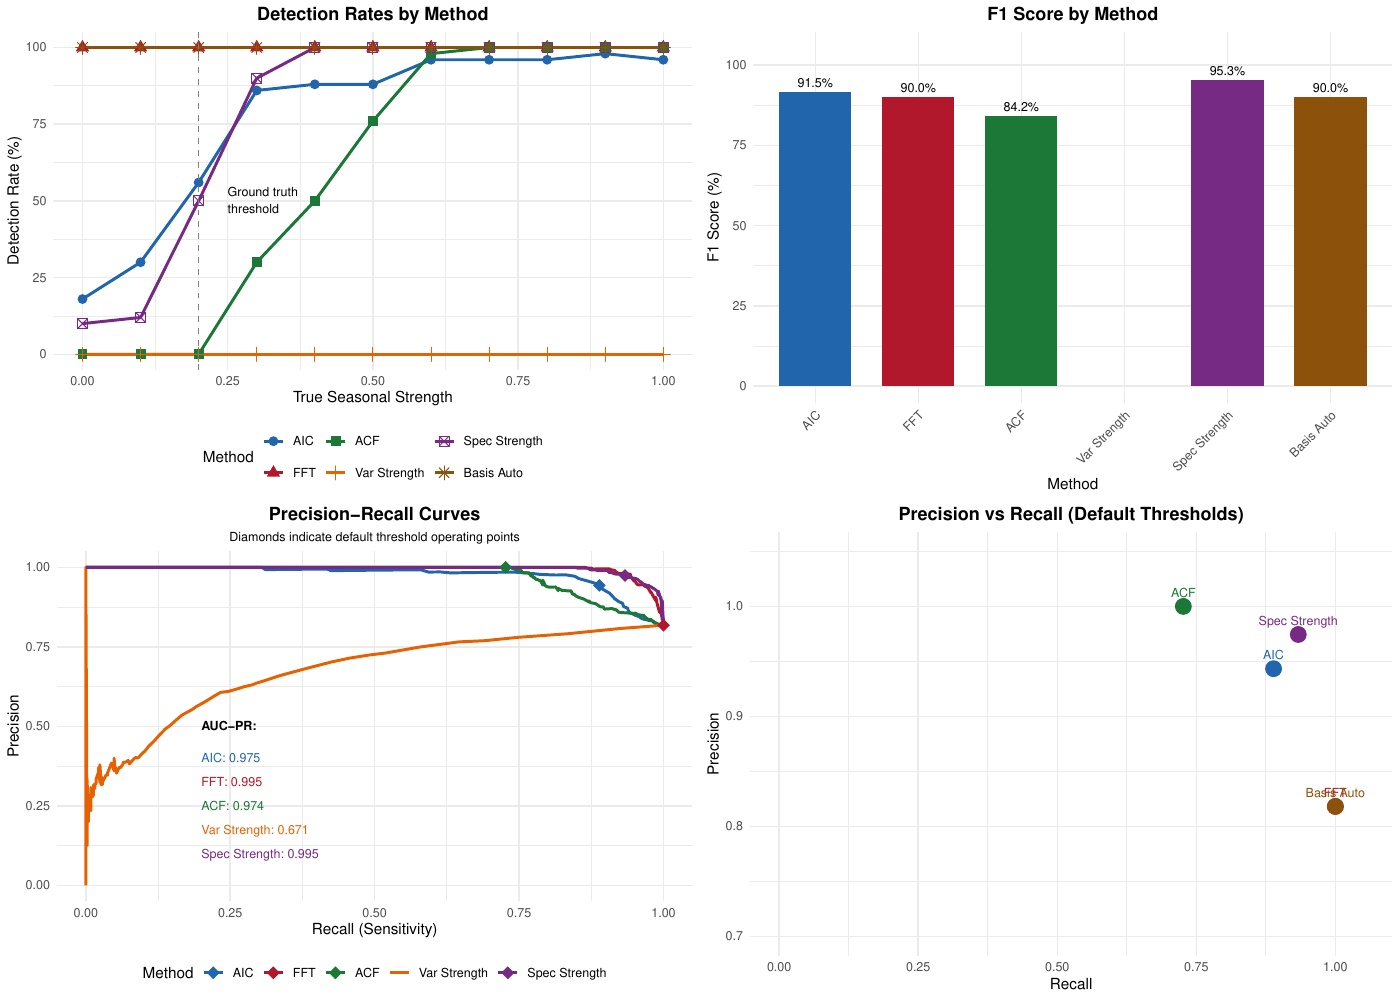

R code for this plot:
#!/usr/bin/env Rscript
# Seasonality Detection Method Comparison
#
# Compares different methods for detecting seasonality in functional data:
# 1. AIC comparison (Fourier vs P-spline)
# 2. FFT-based period estimation confidence
# 3. ACF-based period estimation confidence
# 4. Seasonal strength (variance method)
# 5. Seasonal strength (spectral method)
# 6. Automatic basis selection (select.basis.auto)
#
# Ground truth: simulated data with known seasonal strengths (0 to 1)

library(fdars)
library(ggplot2)
library(tidyr)
library(dplyr)

set.seed(42)

# --- Configuration ---
n_strengths <- 11           # Number of seasonal strength levels (0 to 1)
n_curves_per_strength <- 50 # Number of curves per strength level
n_years <- 5                # Number of years of monthly data
n_months <- n_years * 12    # Total number of monthly observations
noise_sd <- 0.3             # Standard deviation of noise

# Detection threshold for binary classification
# Methods return continuous scores; we threshold for detection rate
detection_thresholds <- list(
  aic_comparison = 0,           # Fourier AIC < P-spline AIC
  fft_confidence = 2.0,         # Power ratio threshold
  acf_confidence = 0.3,         # ACF peak threshold
  strength_variance = 0.3,      # Variance ratio threshold
  strength_spectral = 0.3,      # Spectral power threshold
  basis_auto = 0.5              # Already binary (uses internal threshold)
)

# Seasonal strengths to test (0 = no season, 1 = full season)
seasonal_strengths <- seq(0, 1, length.out = n_strengths)

# Time grid (monthly data normalized to [0, 1])
t <- seq(0, 1, length.out = n_months)

# --- Function to generate seasonal time series ---
generate_seasonal_curve <- function(t, strength, noise_sd = 0.3) {
  # Base trend (slow variation)
  trend <- 0.5 * sin(2 * pi * t) * 0.3

  # Seasonal component (annual cycle = 5 complete cycles over our time span)
  n_cycles <- length(t) / 12
  seasonal <- strength * sin(2 * pi * n_cycles * t)
  seasonal <- seasonal + strength * 0.3 * cos(4 * pi * n_cycles * t)

  # Noise
  noise <- rnorm(length(t), sd = noise_sd)

  return(trend + seasonal + noise)
}

# --- Detection method functions ---

# Method 1: AIC comparison (Fourier vs P-spline)
detect_aic_comparison <- function(fd_single, fourier_nbasis_range = seq(5, 21, by = 2),
                                   pspline_nbasis = 20) {
  # Find optimal Fourier AIC
  fourier_aics <- sapply(fourier_nbasis_range, function(k) {
    tryCatch(basis.aic(fd_single, nbasis = k, type = "fourier"), error = function(e) NA)
  })
  best_fourier_aic <- min(fourier_aics, na.rm = TRUE)

  # P-spline AIC with automatic lambda

  pspline_result <- tryCatch({
    pspline(fd_single, nbasis = pspline_nbasis, lambda.select = TRUE, criterion = "AIC")
  }, error = function(e) NULL)

  if (is.null(pspline_result) || is.na(best_fourier_aic)) {
    return(list(score = NA, detected = NA))
  }

  # Score: negative difference means Fourier is better (seasonal)
  score <- pspline_result$aic - best_fourier_aic
  detected <- score > 0  # Fourier wins = seasonal detected

  return(list(score = score, detected = detected))
}

# Method 2: FFT-based period estimation
detect_fft <- function(fd_single, expected_period = 12) {
  result <- tryCatch({
    estimate_period(fd_single, method = "fft", detrend = "linear")
  }, error = function(e) NULL)

  if (is.null(result)) {
    return(list(score = NA, detected = NA))
  }

  # Use confidence as score
  score <- result$confidence
  detected <- score > detection_thresholds$fft_confidence

  return(list(score = score, detected = detected))
}

# Method 3: ACF-based period estimation
detect_acf <- function(fd_single, expected_period = 12) {
  result <- tryCatch({
    estimate_period(fd_single, method = "acf", detrend = "linear")
  }, error = function(e) NULL)

  if (is.null(result)) {
    return(list(score = NA, detected = NA))
  }

  score <- result$confidence
  detected <- score > detection_thresholds$acf_confidence

  return(list(score = score, detected = detected))
}

# Method 4: Seasonal strength (variance method)
detect_strength_variance <- function(fd_single, period = 12) {
  score <- tryCatch({
    seasonal_strength(fd_single, period = period, method = "variance", detrend = "linear")
  }, error = function(e) NA)

  if (is.na(score)) {
    return(list(score = NA, detected = NA))
  }

  detected <- score > detection_thresholds$strength_variance

  return(list(score = score, detected = detected))
}

# Method 5: Seasonal strength (spectral method)
detect_strength_spectral <- function(fd_single, period = 12) {
  score <- tryCatch({
    seasonal_strength(fd_single, period = period, method = "spectral", detrend = "linear")
  }, error = function(e) NA)

  if (is.na(score)) {
    return(list(score = NA, detected = NA))
  }

  detected <- score > detection_thresholds$strength_spectral

  return(list(score = score, detected = detected))
}

# Method 6: Automatic basis selection
detect_basis_auto <- function(fd_single) {
  result <- tryCatch({
    select.basis.auto(fd_single, criterion = "AIC", use.seasonal.hint = TRUE)
  }, error = function(e) NULL)

  if (is.null(result)) {
    return(list(score = NA, detected = NA))
  }

  # seasonal.detected is already boolean
  detected <- result$seasonal.detected[1]
  # Score: 1 if detected, 0 if not
  score <- as.numeric(detected)

  return(list(score = score, detected = detected))
}

# --- Generate data and run detection ---
cat("=== Seasonality Detection Method Comparison ===\n\n")
cat("Generating seasonal time series data...\n")
cat(sprintf("  - %d seasonal strength levels (0 to 1)\n", n_strengths))
cat(sprintf("  - %d curves per strength level\n", n_curves_per_strength))
cat(sprintf("  - %d monthly observations per curve (%d years)\n", n_months, n_years))

# Store all results
results <- data.frame(
  strength = numeric(0),
  curve_id = integer(0),
  aic_score = numeric(0),
  aic_detected = logical(0),
  fft_score = numeric(0),
  fft_detected = logical(0),
  acf_score = numeric(0),
  acf_detected = logical(0),
  var_score = numeric(0),
  var_detected = logical(0),
  spec_score = numeric(0),
  spec_detected = logical(0),
  auto_score = numeric(0),
  auto_detected = logical(0)
)

# Process each strength level
for (i in seq_along(seasonal_strengths)) {
  strength <- seasonal_strengths[i]
  cat(sprintf("\nProcessing strength = %.1f...\n", strength))

  for (j in 1:n_curves_per_strength) {
    if (j %% 10 == 0) cat(sprintf("  Curve %d/%d\n", j, n_curves_per_strength))

    # Generate curve
    x <- generate_seasonal_curve(t, strength, noise_sd)
    fd <- fdata(matrix(x, nrow = 1), argvals = t, rangeval = c(0, 1))

    # Apply all detection methods
    aic_result <- detect_aic_comparison(fd)
    fft_result <- detect_fft(fd)
    acf_result <- detect_acf(fd)
    var_result <- detect_strength_variance(fd)
    spec_result <- detect_strength_spectral(fd)
    auto_result <- detect_basis_auto(fd)

    # Store results
    results <- rbind(results, data.frame(
      strength = strength,
      curve_id = j,
      aic_score = aic_result$score,
      aic_detected = aic_result$detected,
      fft_score = fft_result$score,
      fft_detected = fft_result$detected,
      acf_score = acf_result$score,
      acf_detected = acf_result$detected,
      var_score = var_result$score,
      var_detected = var_result$detected,
      spec_score = spec_result$score,
      spec_detected = spec_result$detected,
      auto_score = auto_result$score,
      auto_detected = auto_result$detected
    ))
  }
}

# --- Calculate detection rates ---
cat("\n=== Detection Rate Analysis ===\n")

# Define ground truth: strength >= 0.2 is "truly seasonal"
# (This is a design choice - adjust as needed)
truth_threshold <- 0.2
results$ground_truth <- results$strength >= truth_threshold

# Calculate detection rates by strength level
detection_rates <- aggregate(
  cbind(aic_detected, fft_detected, acf_detected,
        var_detected, spec_detected, auto_detected) ~ strength,
  data = results,
  FUN = function(x) mean(x, na.rm = TRUE)
)

names(detection_rates) <- c("strength", "AIC", "FFT", "ACF",
                            "Var_Strength", "Spec_Strength", "Basis_Auto")

cat("\nDetection Rates by Seasonal Strength:\n")
cat("=" , rep("=", 85), "\n", sep = "")
cat(sprintf("%-10s %12s %12s %12s %12s %12s %12s\n",
            "Strength", "AIC", "FFT", "ACF", "Var_Str", "Spec_Str", "Auto"))
cat("=" , rep("=", 85), "\n", sep = "")

for (i in 1:nrow(detection_rates)) {
  cat(sprintf("%-10.1f %11.0f%% %11.0f%% %11.0f%% %11.0f%% %11.0f%% %11.0f%%\n",
              detection_rates$strength[i],
              detection_rates$AIC[i] * 100,
              detection_rates$FFT[i] * 100,
              detection_rates$ACF[i] * 100,
              detection_rates$Var_Strength[i] * 100,
              detection_rates$Spec_Strength[i] * 100,
              detection_rates$Basis_Auto[i] * 100))
}
cat("=" , rep("=", 85), "\n", sep = "")

# --- Calculate classification metrics ---
cat("\n=== Classification Performance (Ground Truth: strength >= 0.2) ===\n\n")

calculate_metrics <- function(detected, ground_truth) {
  # Remove NAs
  valid <- !is.na(detected) & !is.na(ground_truth)
  detected <- detected[valid]
  ground_truth <- ground_truth[valid]

  tp <- sum(detected & ground_truth)
  tn <- sum(!detected & !ground_truth)
  fp <- sum(detected & !ground_truth)
  fn <- sum(!detected & ground_truth)

  accuracy <- (tp + tn) / (tp + tn + fp + fn)
  precision <- ifelse(tp + fp > 0, tp / (tp + fp), NA)
  recall <- ifelse(tp + fn > 0, tp / (tp + fn), NA)
  f1 <- ifelse(!is.na(precision) && !is.na(recall) && (precision + recall) > 0,
               2 * precision * recall / (precision + recall), NA)
  specificity <- ifelse(tn + fp > 0, tn / (tn + fp), NA)

  return(data.frame(
    Accuracy = accuracy,
    Precision = precision,
    Recall = recall,
    Specificity = specificity,
    F1 = f1
  ))
}

metrics <- rbind(
  cbind(Method = "AIC Comparison", calculate_metrics(results$aic_detected, results$ground_truth)),
  cbind(Method = "FFT Confidence", calculate_metrics(results$fft_detected, results$ground_truth)),
  cbind(Method = "ACF Confidence", calculate_metrics(results$acf_detected, results$ground_truth)),
  cbind(Method = "Variance Strength", calculate_metrics(results$var_detected, results$ground_truth)),
  cbind(Method = "Spectral Strength", calculate_metrics(results$spec_detected, results$ground_truth)),
  cbind(Method = "Basis Auto", calculate_metrics(results$auto_detected, results$ground_truth))
)

cat(sprintf("%-20s %10s %10s %10s %10s %10s\n",
            "Method", "Accuracy", "Precision", "Recall", "Specific.", "F1"))
cat("-" , rep("-", 70), "\n", sep = "")
for (i in 1:nrow(metrics)) {
  cat(sprintf("%-20s %9.1f%% %9.1f%% %9.1f%% %9.1f%% %9.1f%%\n",
              metrics$Method[i],
              metrics$Accuracy[i] * 100,
              metrics$Precision[i] * 100,
              metrics$Recall[i] * 100,
              metrics$Specificity[i] * 100,
              metrics$F1[i] * 100))
}
cat("-" , rep("-", 70), "\n", sep = "")

# --- Find optimal thresholds using ROC-like analysis ---
cat("\n=== Optimal Threshold Analysis ===\n")

find_optimal_threshold <- function(scores, ground_truth, n_thresholds = 100) {
  valid <- !is.na(scores) & !is.na(ground_truth)
  scores <- scores[valid]
  ground_truth <- ground_truth[valid]

  if (length(unique(scores)) < 2) return(list(threshold = NA, f1 = NA))

  thresholds <- seq(min(scores), max(scores), length.out = n_thresholds)
  best_f1 <- 0
  best_threshold <- NA

  for (thresh in thresholds) {
    detected <- scores > thresh
    tp <- sum(detected & ground_truth)
    fp <- sum(detected & !ground_truth)
    fn <- sum(!detected & ground_truth)

    precision <- ifelse(tp + fp > 0, tp / (tp + fp), 0)
    recall <- ifelse(tp + fn > 0, tp / (tp + fn), 0)
    f1 <- ifelse(precision + recall > 0, 2 * precision * recall / (precision + recall), 0)

    if (f1 > best_f1) {
      best_f1 <- f1
      best_threshold <- thresh
    }
  }

  return(list(threshold = best_threshold, f1 = best_f1))
}

cat("\nOptimal thresholds (maximizing F1 score):\n")
opt_aic <- find_optimal_threshold(results$aic_score, results$ground_truth)
opt_fft <- find_optimal_threshold(results$fft_score, results$ground_truth)
opt_acf <- find_optimal_threshold(results$acf_score, results$ground_truth)
opt_var <- find_optimal_threshold(results$var_score, results$ground_truth)
opt_spec <- find_optimal_threshold(results$spec_score, results$ground_truth)

cat(sprintf("  AIC Comparison:    threshold = %7.2f, F1 = %.1f%%\n", opt_aic$threshold, opt_aic$f1 * 100))
cat(sprintf("  FFT Confidence:    threshold = %7.2f, F1 = %.1f%%\n", opt_fft$threshold, opt_fft$f1 * 100))
cat(sprintf("  ACF Confidence:    threshold = %7.2f, F1 = %.1f%%\n", opt_acf$threshold, opt_acf$f1 * 100))
cat(sprintf("  Variance Strength: threshold = %7.2f, F1 = %.1f%%\n", opt_var$threshold, opt_var$f1 * 100))
cat(sprintf("  Spectral Strength: threshold = %7.2f, F1 = %.1f%%\n", opt_spec$threshold, opt_spec$f1 * 100))

# --- Visualization with ggplot2 ---
cat("\n=== Generating Plots ===\n")

# Define color palette for methods
method_colors <- c(
  "AIC" = "#2166AC",
  "FFT" = "#B2182B",
  "ACF" = "#1B7837",
  "Var Strength" = "#E66101",
  "Spec Strength" = "#762A83",
  "Basis Auto" = "#8C510A"
)

# Reshape detection rates for ggplot
detection_rates_long <- detection_rates %>%
  pivot_longer(cols = -strength, names_to = "Method", values_to = "Rate") %>%
  mutate(Method = factor(Method, levels = c("AIC", "FFT", "ACF", "Var_Strength",
                                             "Spec_Strength", "Basis_Auto"))) %>%
  mutate(Method = recode(Method,
                         "Var_Strength" = "Var Strength",
                         "Spec_Strength" = "Spec Strength",
                         "Basis_Auto" = "Basis Auto"))

# Plot 1: Detection rates by seasonal strength
p1 <- ggplot(detection_rates_long, aes(x = strength, y = Rate * 100,
                                        color = Method, shape = Method)) +
  geom_line(linewidth = 1) +
  geom_point(size = 3) +
  geom_vline(xintercept = truth_threshold, linetype = "dashed", color = "gray50") +
  annotate("text", x = truth_threshold + 0.05, y = 50,
           label = "Ground truth\nthreshold", hjust = 0, size = 3) +
  scale_color_manual(values = method_colors) +
  scale_y_continuous(limits = c(0, 100)) +
  labs(title = "Detection Rates by Method",
       x = "True Seasonal Strength",
       y = "Detection Rate (%)") +
  theme_minimal() +
  theme(legend.position = "bottom",
        plot.title = element_text(hjust = 0.5, face = "bold"))

# Plot 2: F1 score comparison
metrics_plot <- metrics %>%
  mutate(Method = recode(Method,
                         "AIC Comparison" = "AIC",
                         "FFT Confidence" = "FFT",
                         "ACF Confidence" = "ACF",
                         "Variance Strength" = "Var Strength",
                         "Spectral Strength" = "Spec Strength",
                         "Basis Auto" = "Basis Auto")) %>%
  mutate(Method = factor(Method, levels = c("AIC", "FFT", "ACF",
                                             "Var Strength", "Spec Strength", "Basis Auto")))

p2 <- ggplot(metrics_plot, aes(x = Method, y = F1 * 100, fill = Method)) +
  geom_col(width = 0.7) +
  geom_text(aes(label = sprintf("%.1f%%", F1 * 100)), vjust = -0.5, size = 3) +
  scale_fill_manual(values = method_colors) +
  scale_y_continuous(limits = c(0, 105)) +
  labs(title = "F1 Score by Method",
       x = "Method",
       y = "F1 Score (%)") +
  theme_minimal() +
  theme(legend.position = "none",
        plot.title = element_text(hjust = 0.5, face = "bold"),
        axis.text.x = element_text(angle = 45, hjust = 1))

# Plot 3: AIC score distribution
results$ground_truth_label <- ifelse(results$ground_truth, "Seasonal", "Non-seasonal")

p3 <- ggplot(results, aes(x = ground_truth_label, y = aic_score, fill = ground_truth_label)) +
  geom_boxplot(alpha = 0.7) +
  geom_hline(yintercept = 0, linetype = "dashed", color = "gray50") +
  scale_fill_manual(values = c("Non-seasonal" = "#F4A582", "Seasonal" = "#92C5DE")) +
  labs(title = "AIC Score Distribution",
       x = "",
       y = "AIC Difference (P-spline - Fourier)") +
  theme_minimal() +
  theme(legend.position = "none",
        plot.title = element_text(hjust = 0.5, face = "bold"))

# Plot 4: Spectral strength distribution
p4 <- ggplot(results, aes(x = ground_truth_label, y = spec_score, fill = ground_truth_label)) +
  geom_boxplot(alpha = 0.7) +
  geom_hline(yintercept = detection_thresholds$strength_spectral,
             linetype = "dashed", color = "red") +
  scale_fill_manual(values = c("Non-seasonal" = "#F4A582", "Seasonal" = "#92C5DE")) +
  labs(title = "Spectral Strength Distribution",
       x = "",
       y = "Spectral Strength") +
  theme_minimal() +
  theme(legend.position = "none",
        plot.title = element_text(hjust = 0.5, face = "bold"))

# --- Precision-Recall Curve ---
# Function to compute precision-recall curve for a method
compute_pr_curve <- function(scores, ground_truth, method_name, n_points = 200) {
  valid <- !is.na(scores) & !is.na(ground_truth)
  scores <- scores[valid]
  ground_truth <- ground_truth[valid]

  if (length(unique(scores)) < 2) return(NULL)

  thresholds <- seq(min(scores), max(scores), length.out = n_points)

  pr_data <- lapply(thresholds, function(thresh) {
    detected <- scores > thresh
    tp <- sum(detected & ground_truth)
    fp <- sum(detected & !ground_truth)
    fn <- sum(!detected & ground_truth)

    precision <- ifelse(tp + fp > 0, tp / (tp + fp), 1)
    recall <- ifelse(tp + fn > 0, tp / (tp + fn), 0)

    data.frame(threshold = thresh, precision = precision, recall = recall)
  })

  pr_df <- do.call(rbind, pr_data)
  pr_df$Method <- method_name
  return(pr_df)
}

# Compute PR curves for all methods
pr_aic <- compute_pr_curve(results$aic_score, results$ground_truth, "AIC")
pr_fft <- compute_pr_curve(results$fft_score, results$ground_truth, "FFT")
pr_acf <- compute_pr_curve(results$acf_score, results$ground_truth, "ACF")
pr_var <- compute_pr_curve(results$var_score, results$ground_truth, "Var Strength")
pr_spec <- compute_pr_curve(results$spec_score, results$ground_truth, "Spec Strength")

pr_all <- rbind(pr_aic, pr_fft, pr_acf, pr_var, pr_spec)
pr_all$Method <- factor(pr_all$Method,
                        levels = c("AIC", "FFT", "ACF", "Var Strength", "Spec Strength"))

# Calculate AUC-PR for each method
compute_auc_pr <- function(pr_df) {
  pr_df <- pr_df[order(pr_df$recall), ]
  pr_df <- pr_df[!duplicated(pr_df$recall), ]

  if (nrow(pr_df) < 2) return(NA)

  # Trapezoidal integration
  auc <- sum(diff(pr_df$recall) * (head(pr_df$precision, -1) + tail(pr_df$precision, -1)) / 2)
  return(auc)
}

auc_values <- pr_all %>%
  group_by(Method) %>%
  summarise(AUC = compute_auc_pr(data.frame(recall = recall, precision = precision)),
            .groups = "drop")

# Add operating points (default thresholds)
operating_points <- metrics_plot %>%
  filter(Method %in% c("AIC", "FFT", "ACF", "Var Strength", "Spec Strength")) %>%
  select(Method, Precision, Recall) %>%
  filter(!is.na(Precision) & !is.na(Recall))

# Plot 5: Precision-Recall curves
p5 <- ggplot(pr_all, aes(x = recall, y = precision, color = Method)) +
  geom_line(linewidth = 1) +
  geom_point(data = operating_points,
             aes(x = Recall, y = Precision, color = Method),
             size = 4, shape = 18) +
  geom_text(data = auc_values,
            aes(x = 0.2, y = seq(0.4, 0.1, length.out = nrow(auc_values)),
                label = sprintf("%s: %.3f", Method, AUC),
                color = Method),
            hjust = 0, size = 3, show.legend = FALSE) +
  scale_color_manual(values = method_colors) +
  coord_cartesian(xlim = c(0, 1), ylim = c(0, 1)) +
  labs(title = "Precision-Recall Curves",
       subtitle = "Diamonds indicate default threshold operating points",
       x = "Recall (Sensitivity)",
       y = "Precision") +
  annotate("text", x = 0.2, y = 0.5, label = "AUC-PR:", fontface = "bold", hjust = 0, size = 3) +
  theme_minimal() +
  theme(legend.position = "bottom",
        plot.title = element_text(hjust = 0.5, face = "bold"),
        plot.subtitle = element_text(hjust = 0.5, size = 9))

# Plot 6: Precision vs Recall scatter with method labels
p6 <- ggplot(metrics_plot %>% filter(!is.na(Precision) & !is.na(Recall)),
             aes(x = Recall, y = Precision, color = Method)) +
  geom_point(size = 5) +
  geom_text(aes(label = Method), vjust = -1, size = 3) +
  scale_color_manual(values = method_colors) +
  coord_cartesian(xlim = c(0, 1.05), ylim = c(0.7, 1.05)) +
  labs(title = "Precision vs Recall (Default Thresholds)",
       x = "Recall",
       y = "Precision") +
  theme_minimal() +
  theme(legend.position = "none",
        plot.title = element_text(hjust = 0.5, face = "bold"))

# Save main comparison plot
ggsave("seasonality_detection_comparison.pdf",
       gridExtra::grid.arrange(p1, p2, p5, p6, ncol = 2),
       width = 14, height = 10)

# --- Detailed plots ---

# Score distributions by strength for each method
results_long_scores <- results %>%
  select(strength, aic_score, fft_score, acf_score, var_score, spec_score) %>%
  pivot_longer(cols = -strength, names_to = "Method", values_to = "Score") %>%
  mutate(Method = recode(Method,
                         "aic_score" = "AIC",
                         "fft_score" = "FFT",
                         "acf_score" = "ACF",
                         "var_score" = "Var Strength",
                         "spec_score" = "Spec Strength"))

# Threshold lines for each method
threshold_lines <- data.frame(
  Method = c("AIC", "FFT", "ACF", "Var Strength", "Spec Strength"),
  threshold = c(0, detection_thresholds$fft_confidence,
                detection_thresholds$acf_confidence,
                detection_thresholds$strength_variance,
                detection_thresholds$strength_spectral)
)

p_scores <- ggplot(results_long_scores, aes(x = factor(strength), y = Score)) +
  geom_boxplot(aes(fill = factor(strength)), alpha = 0.7, show.legend = FALSE) +
  geom_hline(data = threshold_lines, aes(yintercept = threshold),
             linetype = "dashed", color = "red") +
  facet_wrap(~ Method, scales = "free_y", ncol = 3) +
  scale_fill_viridis_d(option = "plasma") +
  labs(title = "Score Distributions by Seasonal Strength",
       x = "Seasonal Strength",
       y = "Score") +
  theme_minimal() +
  theme(plot.title = element_text(hjust = 0.5, face = "bold"),
        axis.text.x = element_text(angle = 45, hjust = 1))

# Correlation heatmap
cor_matrix <- cor(results[, c("aic_score", "fft_score", "acf_score",
                               "var_score", "spec_score")],
                  use = "pairwise.complete.obs")
rownames(cor_matrix) <- c("AIC", "FFT", "ACF", "Var", "Spec")
colnames(cor_matrix) <- c("AIC", "FFT", "ACF", "Var", "Spec")

cor_long <- as.data.frame(as.table(cor_matrix))
names(cor_long) <- c("Method1", "Method2", "Correlation")

p_cor <- ggplot(cor_long, aes(x = Method1, y = Method2, fill = Correlation)) +
  geom_tile() +
  geom_text(aes(label = sprintf("%.2f", Correlation)), size = 4) +
  scale_fill_gradient2(low = "#2166AC", mid = "white", high = "#B2182B",
                       midpoint = 0, limits = c(-1, 1)) +
  labs(title = "Score Correlations Between Methods",
       x = "", y = "") +
  theme_minimal() +
  theme(plot.title = element_text(hjust = 0.5, face = "bold"),
        axis.text.x = element_text(angle = 45, hjust = 1))

# Save detailed plots
ggsave("seasonality_detection_details.pdf",
       gridExtra::grid.arrange(p_scores, p_cor, ncol = 1, heights = c(2, 1)),
       width = 14, height = 12)

cat("Plots saved to:\n")
cat("  - seasonality_detection_comparison.pdf\n")
cat("  - seasonality_detection_details.pdf\n")

# --- Save results ---
saveRDS(results, "seasonality_detection_results.rds")
saveRDS(metrics, "seasonality_detection_metrics.rds")
cat("\nResults saved to:\n")
cat("  - seasonality_detection_results.rds\n")
cat("  - seasonality_detection_metrics.rds\n")

# --- Summary ---
cat("\n=== Summary ===\n")
best_method <- metrics$Method[which.max(metrics$F1)]
best_f1 <- max(metrics$F1, na.rm = TRUE)
cat(sprintf("Best performing method: %s (F1 = %.1f%%)\n", best_method, best_f1 * 100))

cat("\nKey observations:\n")
cat("  - AIC comparison (Fourier vs P-spline) provides a novel detection approach\n")
cat("  - Different methods have different sensitivity/specificity trade-offs\n")
cat("  - Optimal thresholds can improve performance over defaults\n")

cat("\nAnalysis complete!\n")
